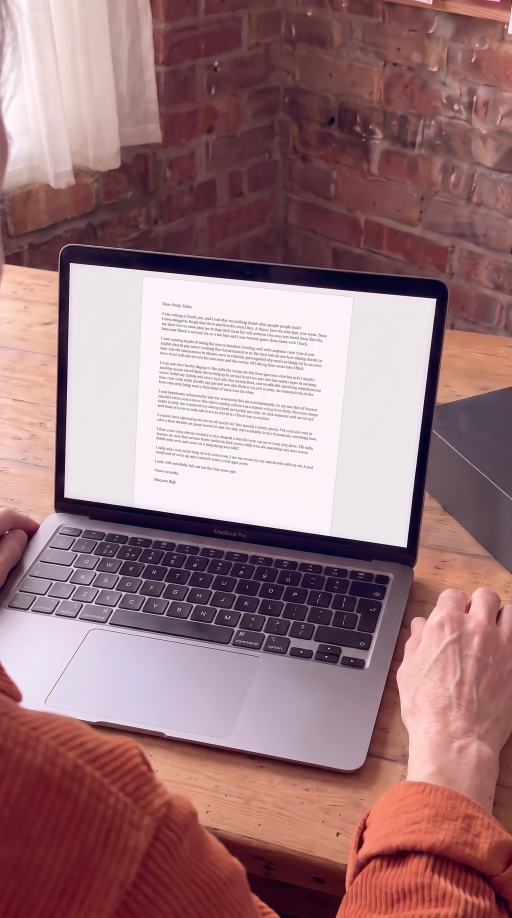
#> input picture builds/stryde-three-regrets/act6/BR-057_v5.jpg, 1536 x 2752 px, given in place of BR-057_v5.png, which was not available (shown at 1/3 size)
$ python make_BR-057_v5_screen.py
#> lines starting #> are read from the running program, lines starting #| are printed output that depends on the picture; after the words box and inside, x2 and y2 are one past the last pixel; in counts of white or black regions, pixels touching at a corner belong together; pictures that were not available may be replaced by others from this repository, and a replacement may not be noted
"""BR-057 v5 screen (user Fix 2026-10-01: "change the letter into a laptop, use HK2-01 as reference, show a long formal letter in the screen"): the Kie nano-banana-pro render (BR-057_v5.png) with the long letter page (ref/BR-057_letter_ref.png, make_BR-057_letter_ref.py) warped onto the screen corners. Output: BR-057_v5d.png."""
import os
import numpy as np
from PIL import Image, ImageDraw, ImageFilter
D = os.path.dirname(os.path.abspath(__file__)) + "/"
base = Image.open(D + "BR-057_v5.png").convert("RGB")
#> base is the input picture: PIL image 1536x2752 RGB; mean R, G, B 156, 119, 123.5
ref = Image.open(D + "ref/BR-057_letter_ref.png").convert("RGB")
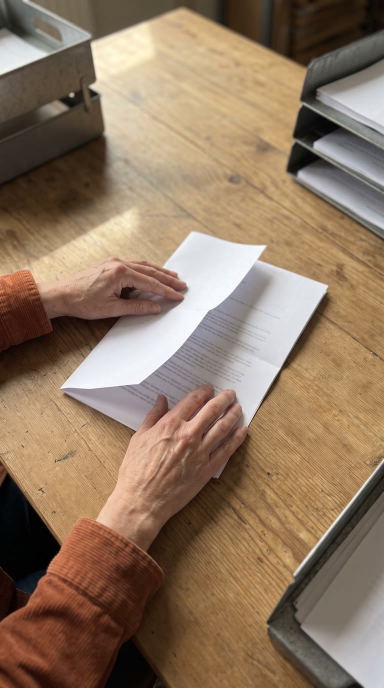
#> input picture builds/stryde-three-regrets/act6/BR-057_v2.jpg, 768 x 1376 px, given in place of BR-057_letter_ref.png, which was not available (shown at 1/2 size)
#> ref is the input picture: PIL image 768x1376 RGB; mean R, G, B 142.8, 119.3, 97.1
TL, TR, BR, BL = (208, 788), (1308, 894), (1220, 1642), (192, 1494)
W, H = ref.size
#> W = 768; H = 1376
def coeffs(dst, src):
    A, b = [], []
    for (x, y), (u, v) in zip(dst, src):
        A += [[x, y, 1, 0, 0, 0, -u * x, -u * y], [0, 0, 0, x, y, 1, -v * x, -v * y]]; b += [u, v]
    return np.linalg.solve(np.array(A, float), np.array(b, float)).tolist()
c = coeffs([TL, TR, BR, BL], [(0, 0), (W, 0), (W, H), (0, H)])
warp = ref.transform(base.size, Image.PERSPECTIVE, c, resample=Image.BICUBIC)
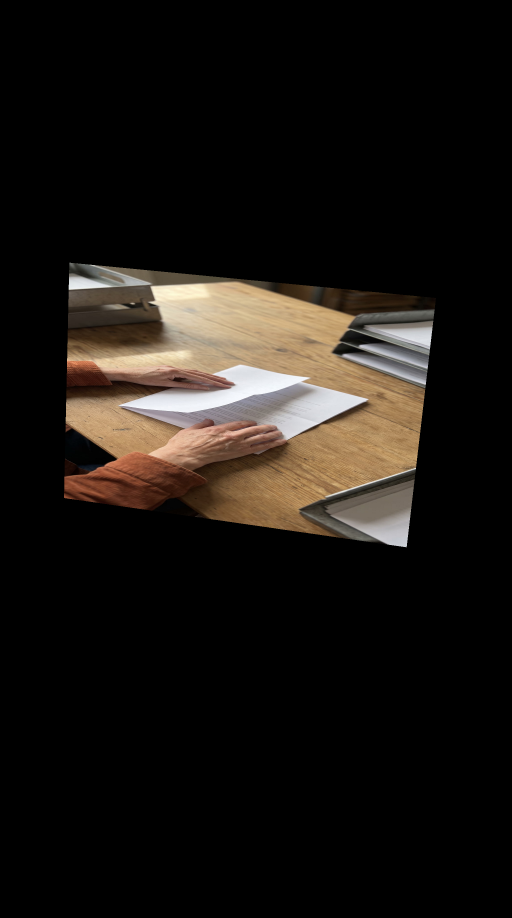
#> warp: PIL image 1536x2752 RGB (shown at 1/3 size); mean R, G, B 26.4, 22.2, 18.1
m = Image.new("L", base.size, 0); ImageDraw.Draw(m).polygon([TL, TR, BR, BL], fill=255)
#> after `m = Image.new('L', base.size, 0)`: m: PIL image 1536x2752 L; every value is 0
#> after `ImageDraw.Draw(m).polygon([TL, TR, BR, BL], fill=255)`:
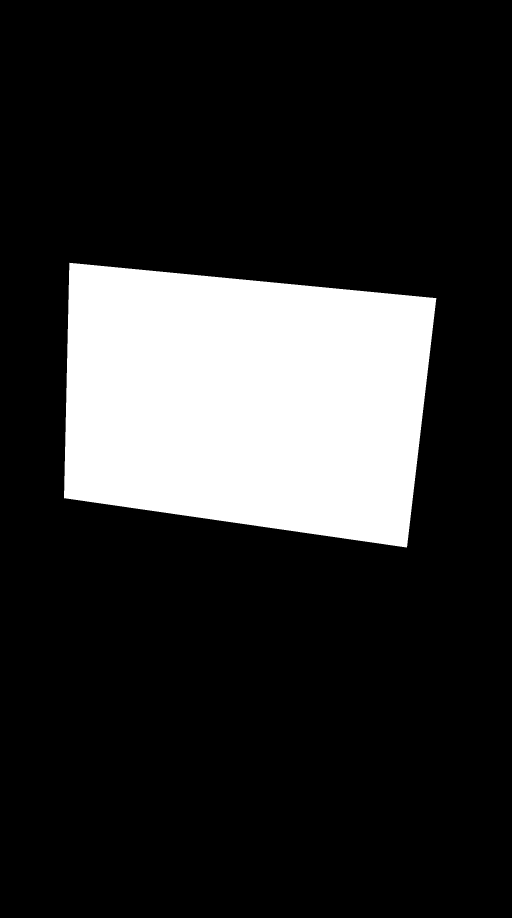
#> m: PIL image 1536x2752 L (shown at 1/3 size); 18.5% white; 1 white region, box (x1, y1, x2, y2) and area: (192, 788, 1309, 1643) 780987
inner = m.filter(ImageFilter.MinFilter(9))
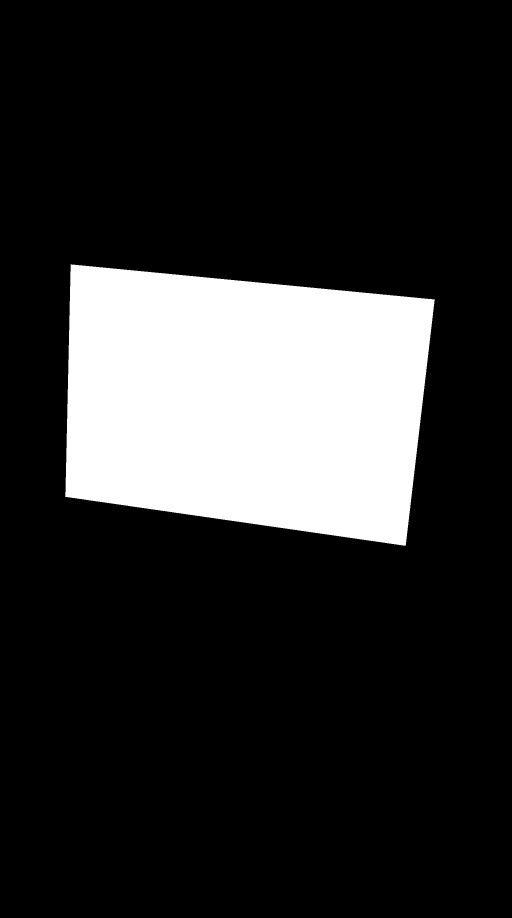
#> inner: PIL image 1536x2752 L (shown at 1/3 size); 18.1% white; 1 white region, box (x1, y1, x2, y2) and area: (196, 793, 1304, 1637) 765292
bw = np.asarray(base, float); ww = np.asarray(warp, float); mi = np.asarray(inner) > 0
white_screen = np.percentile(bw[mi], 90, axis=0); ww = ww / 255.0 * white_screen
#> after `white_screen = np.percentile(bw[mi], 90, axis=0)`: white_screen = [253, 244, 250]
warp = Image.fromarray(np.clip(ww, 0, 255).astype(np.uint8)).filter(ImageFilter.GaussianBlur(0.6))
Image.composite(warp, base, inner.filter(ImageFilter.GaussianBlur(3))).save(D + "BR-057_v5d.png")
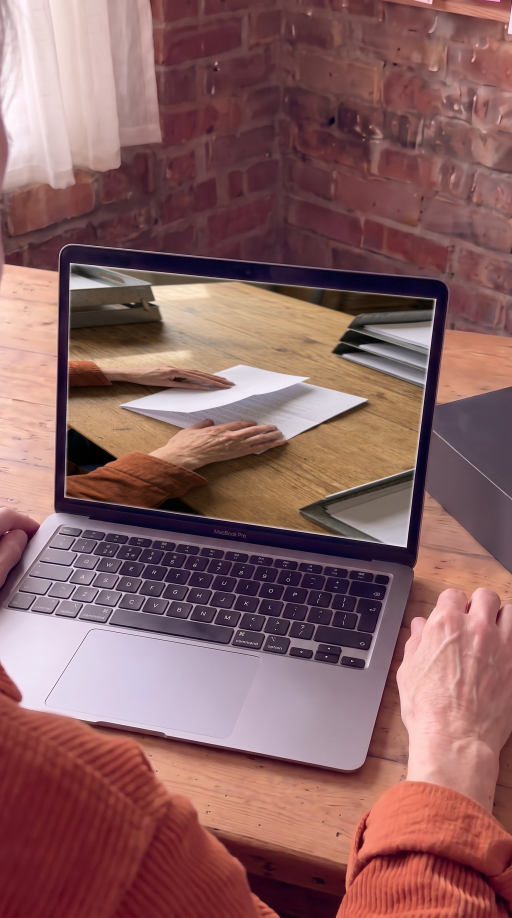
#> saved as BR-057_v5d.png: PIL image 1536x2752 RGB (shown at 1/3 size); mean R, G, B 138.4, 98, 98.1
